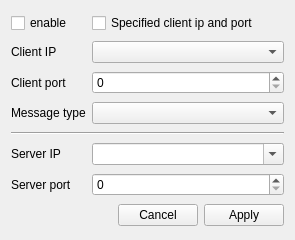
<?xml version="1.0" encoding="UTF-8"?>
<ui version="4.0">
 <class>xToolsSocketClientTransmitterToolUiEditor</class>
 <widget class="QWidget" name="xToolsSocketClientTransmitterToolUiEditor">
  <property name="geometry">
   <rect>
    <x>0</x>
    <y>0</y>
    <width>295</width>
    <height>240</height>
   </rect>
  </property>
  <property name="windowTitle">
   <string>Item Editor</string>
  </property>
  <layout class="QGridLayout" name="gridLayout">
   <item row="2" column="1">
    <widget class="QSpinBox" name="spinBoxClientPort">
     <property name="maximum">
      <number>65535</number>
     </property>
    </widget>
   </item>
   <item row="5" column="0">
    <widget class="QLabel" name="label_3">
     <property name="sizePolicy">
      <sizepolicy hsizetype="Fixed" vsizetype="Preferred">
       <horstretch>0</horstretch>
       <verstretch>0</verstretch>
      </sizepolicy>
     </property>
     <property name="text">
      <string>Server IP</string>
     </property>
    </widget>
   </item>
   <item row="6" column="1">
    <widget class="QSpinBox" name="spinBoxServerPort">
     <property name="maximum">
      <number>65535</number>
     </property>
    </widget>
   </item>
   <item row="2" column="0">
    <widget class="QLabel" name="label_2">
     <property name="sizePolicy">
      <sizepolicy hsizetype="Fixed" vsizetype="Preferred">
       <horstretch>0</horstretch>
       <verstretch>0</verstretch>
      </sizepolicy>
     </property>
     <property name="text">
      <string>Client port</string>
     </property>
    </widget>
   </item>
   <item row="5" column="1">
    <widget class="xToolsIpComboBox" name="comboBoxServerIp">
     <property name="editable">
      <bool>true</bool>
     </property>
    </widget>
   </item>
   <item row="1" column="1">
    <widget class="xToolsIpComboBox" name="comboBoxClientIp"/>
   </item>
   <item row="6" column="0">
    <widget class="QLabel" name="label_4">
     <property name="sizePolicy">
      <sizepolicy hsizetype="Fixed" vsizetype="Preferred">
       <horstretch>0</horstretch>
       <verstretch>0</verstretch>
      </sizepolicy>
     </property>
     <property name="text">
      <string>Server port</string>
     </property>
    </widget>
   </item>
   <item row="3" column="0">
    <widget class="QLabel" name="labelMessageType">
     <property name="sizePolicy">
      <sizepolicy hsizetype="Fixed" vsizetype="Preferred">
       <horstretch>0</horstretch>
       <verstretch>0</verstretch>
      </sizepolicy>
     </property>
     <property name="text">
      <string>Message type</string>
     </property>
    </widget>
   </item>
   <item row="0" column="0">
    <widget class="QCheckBox" name="checkBoxEnable">
     <property name="text">
      <string>enable</string>
     </property>
    </widget>
   </item>
   <item row="7" column="0" colspan="2">
    <layout class="QHBoxLayout" name="horizontalLayout">
     <property name="leftMargin">
      <number>0</number>
     </property>
     <property name="topMargin">
      <number>0</number>
     </property>
     <property name="rightMargin">
      <number>0</number>
     </property>
     <property name="bottomMargin">
      <number>0</number>
     </property>
     <item>
      <spacer name="horizontalSpacer">
       <property name="orientation">
        <enum>Qt::Horizontal</enum>
       </property>
       <property name="sizeHint" stdset="0">
        <size>
         <width>40</width>
         <height>20</height>
        </size>
       </property>
      </spacer>
     </item>
     <item>
      <widget class="QPushButton" name="pushButtonCancel">
       <property name="text">
        <string>Cancel</string>
       </property>
      </widget>
     </item>
     <item>
      <widget class="QPushButton" name="pushButtonApply">
       <property name="text">
        <string>Apply</string>
       </property>
      </widget>
     </item>
    </layout>
   </item>
   <item row="3" column="1">
    <widget class="xToolsWebSocketMessageTypeComboBox" name="comboBoxMessageType"/>
   </item>
   <item row="1" column="0">
    <widget class="QLabel" name="label">
     <property name="sizePolicy">
      <sizepolicy hsizetype="Fixed" vsizetype="Preferred">
       <horstretch>0</horstretch>
       <verstretch>0</verstretch>
      </sizepolicy>
     </property>
     <property name="text">
      <string>Client IP</string>
     </property>
    </widget>
   </item>
   <item row="0" column="1">
    <widget class="QCheckBox" name="checkBoxSpecifiedClientIpAndPort">
     <property name="text">
      <string>Specified client ip and port</string>
     </property>
    </widget>
   </item>
   <item row="4" column="0" colspan="2">
    <widget class="Line" name="line">
     <property name="orientation">
      <enum>Qt::Horizontal</enum>
     </property>
    </widget>
   </item>
  </layout>
 </widget>
 <customwidgets>
  <customwidget>
   <class>xToolsIpComboBox</class>
   <extends>QComboBox</extends>
   <header location="global">xToolsIpComboBox.h</header>
  </customwidget>
  <customwidget>
   <class>xToolsWebSocketMessageTypeComboBox</class>
   <extends>QComboBox</extends>
   <header location="global">xToolsWebSocketMessageTypeComboBox.h</header>
  </customwidget>
 </customwidgets>
 <resources/>
 <connections/>
</ui>
